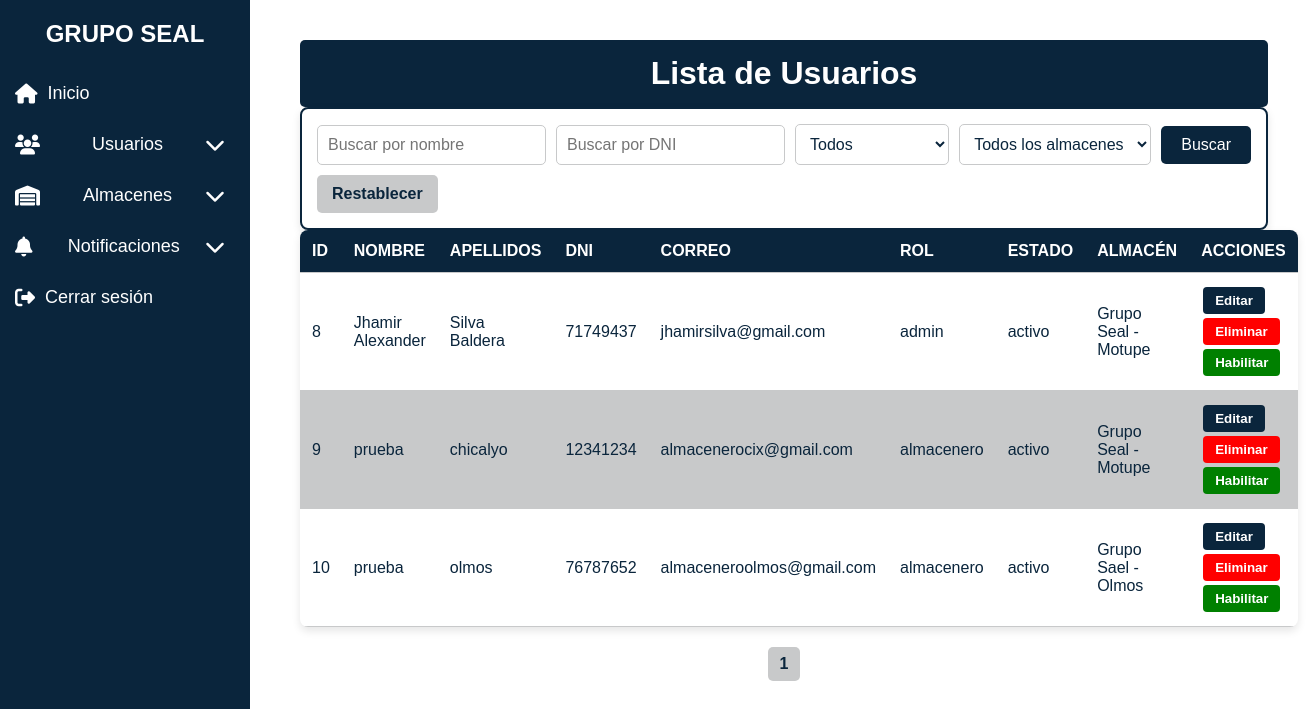
Screenshot of /usuarios/listar.php (signed in) with the database file from the repository.
### tables this page shows
CREATE TABLE `usuarios` (
  `id` int(11) NOT NULL,
  `nombre` varchar(64) NOT NULL,
  `apellidos` varchar(100) NOT NULL,
  `dni` varchar(8) NOT NULL,
  `celular` varchar(15) NOT NULL,
  `direccion` varchar(255) DEFAULT NULL,
  `correo` varchar(100) NOT NULL,
  `contrasena` varchar(255) NOT NULL,
  `almacen_id` int(11) DEFAULT NULL,
  `rol` enum('admin','almacenero') NOT NULL,
  `estado` enum('activo','inactivo') DEFAULT 'activo',
  `fecha_registro` timestamp NOT NULL DEFAULT current_timestamp()
);

CREATE TABLE `almacenes` (
  `id` int(11) NOT NULL,
  `nombre` varchar(100) NOT NULL,
  `ubicacion` varchar(255) NOT NULL
);

### usuarios/listar.php (the view, shortened to what this page needs)
<?php
require_once "../config/database.php";
$usuarios_por_pagina = 5;
$pagina_actual = isset($_GET['pagina']) ? (int)$_GET['pagina'] : 1;
$query_total = "SELECT COUNT(*) AS total FROM usuarios WHERE estado != 'Eliminado'";
$result_total = $conn->query($query_total);
$total_usuarios = $result_total->fetch_assoc()["total"];
$total_paginas = ceil($total_usuarios / $usuarios_por_pagina);
$where = " WHERE u.estado != 'Eliminado' ";
$query = "SELECT u.id, u.nombre, u.apellidos, u.dni, u.correo, u.rol, u.estado, a.nombre AS almacen
          FROM usuarios u
          LEFT JOIN almacenes a ON u.almacen_id = a.id
          $where";
$stmt = $conn->prepare($query);
$stmt->execute();
$result = $stmt->get_result();
$usuarios = $result->fetch_all(MYSQLI_ASSOC);
?>
<!DOCTYPE html>
<html lang="es">
<head>
    <link rel="stylesheet" href="../assets/css/styles-dashboard.css">
    <link rel="stylesheet" href="../assets/css/styles-form.css">
    <link rel="stylesheet" href="../assets/css/styles-lista-usuarios.css">
    <link rel="stylesheet" href="../assets/css/styles-pendientes.css">
    <link rel="stylesheet" href="https://cdnjs.cloudflare.com/ajax/libs/font-awesome/6.4.2/css/all.min.css">
</head>
<body>
    <div class="dashboard-container">
        <nav class="sidebar" id="sidebar">
            <h2>GRUPO SEAL</h2>
            <ul>
                <li><a href="../dashboard.php"><i class="fas fa-home"></i> Inicio</a></li>
                <li class="submenu-container">
                    <a href="#" aria-label="Menú Usuarios">
                        <i class="fas fa-users"></i> Usuarios <i class="fas fa-chevron-down"></i>
                    </a>
                </li>
                <li class="submenu-container">
                    <a href="#" aria-label="Menú Almacenes">
                        <i class="fas fa-warehouse"></i> Almacenes <i class="fas fa-chevron-down"></i>
                    </a>
                </li>
                <li class="submenu-container">
                    <a href="#" aria-label="Menú Notificaciones">
                        <i class="fas fa-bell"></i> Notificaciones <i class="fas fa-chevron-down"></i>
                    </a>
                </li>
                <li><a href="../logout.php"><i class="fas fa-sign-out-alt"></i> Cerrar sesión</a></li>
            </ul>
        </nav>
        <main class="content" id="main-content">
            <h1>Lista de Usuarios</h1>
            <form method="GET" action="listar.php" class="filter-form">
                <input type="text" name="nombre" placeholder="Buscar por nombre" value="<?= htmlspecialchars($_GET['nombre'] ?? '') ?>">
                <input type="text" name="dni" placeholder="Buscar por DNI" value="<?= htmlspecialchars($_GET['dni'] ?? '') ?>">
                <select name="estado">
                    <option value="">Todos</option>
                </select>
                <select name="almacen">
                    <option value="">Todos los almacenes</option>
                </select>
                <button type="submit">Buscar</button>
                <a href="listar.php" class="reset-btn">Restablecer</a>
            </form>
            <table class="usuarios-table">
                <thead>
                    <tr>
                        <th>ID</th>
                        <th>Nombre</th>
                        <th>Apellidos</th>
                        <th>DNI</th>
                        <th>Correo</th>
                        <th>Rol</th>
                        <th>Estado</th>
                        <th>Almacén</th>
                        <th>Acciones</th>
                    </tr>
                </thead>
                <tbody>
                    <?php foreach ($usuarios as $usuario): ?>
                        <tr id="user-<?= $usuario['id'] ?>">
                            <td><?= $usuario['id'] ?></td>
                            <td><?= htmlspecialchars($usuario['nombre']) ?></td>
                            <td><?= htmlspecialchars($usuario['apellidos']) ?></td>
                            <td><?= htmlspecialchars($usuario['dni']) ?></td>
                            <td><?= htmlspecialchars($usuario['correo']) ?></td>
                            <td><?= htmlspecialchars($usuario['rol']) ?></td>
                            <td><?= htmlspecialchars($usuario['estado']) ?></td>
                            <td><?= htmlspecialchars($usuario['almacen'] ?? 'N/A') ?></td>
                            <td>
                                <button onclick="editUser(<?= $usuario['id'] ?>)">Editar</button>
                                <button onclick="deleteUser(<?= $usuario['id'] ?>)">Eliminar</button>
                                <button onclick="toggleStatus(<?= $usuario['id'] ?>)">
                                    <?= $usuario['estado'] === 'Activo' ? 'Inhabilitar' : 'Habilitar' ?>
                                </button>
                            </td>
                        </tr>
                    <?php endforeach; ?>
                </tbody>
            </table>
            <div class="pagination">
                <?php for ($i = 1; $i <= $total_paginas; $i++): ?>
                    <a href="?pagina=<?= $i ?>" class="<?= $i == $pagina_actual ? 'active' : '' ?>"><?= $i ?></a>
                <?php endfor; ?>
            </div>
        </main>
    </div>
</body>
</html>

### assets/css/styles-dashboard.css (style rules this page uses)
* { margin: 0; padding: 0; box-sizing: border-box; font-family: 'Poppins', sans-serif; }
body { background-color: #ffffff; }
.dashboard-container { text-align: center; padding: 20px; }
.sidebar { width: 250px; height: 100vh; background: #0a253c; color: #ffffff; position: fixed; top: 0; left: 0; padding-top: 20px; transition: transform 0.3s ease-in-out; z-index: 999; }
.sidebar h2 { text-align: center; margin-bottom: 20px; }
.sidebar ul { list-style: none; padding: 0; }
.sidebar ul li { padding: 15px; }
.sidebar ul li a { text-decoration: none; color: #ffffff; font-size: 18px; display: flex; align-items: center; }
.sidebar ul li a i { margin-right: 10px; font-size: 20px; }
.content { margin-left: 260px; padding: 20px; transition: margin-left 0.3s ease-in-out; }
.submenu-container a { display: flex; justify-content: space-between; align-items: center; }

### assets/css/styles-form.css (style rules this page uses)
h1 { text-align: center; color: #ffffff; background-color: #0a253c; padding: 15px; border-radius: 5px; }

### assets/css/styles-lista-usuarios.css (style rules this page uses)
.usuarios-table { width: 100%; border-collapse: collapse; background-color: #ffffff; color: #0a253c; border-radius: 8px; overflow: hidden; box-shadow: 0px 4px 8px rgba(0, 0, 0, 0.1); }
.usuarios-table thead { background-color: #0a253c; color: #ffffff; }
.usuarios-table th, .usuarios-table td { padding: 12px; text-align: left; border-bottom: 1px solid #c8c9ca; }
.usuarios-table tr:nth-child(even) { background-color: #c8c9ca; }
.usuarios-table th { text-transform: uppercase; }
.usuarios-table button { padding: 6px 12px; margin: 2px; border: none; border-radius: 4px; cursor: pointer; font-weight: bold; }
.usuarios-table button:first-child { background-color: #0a253c; color: white; }
.usuarios-table button:nth-child(2) { background-color: red; color: white; }
.usuarios-table button:nth-child(3) { background-color: green; color: white; }
.filter-form { display: flex; flex-wrap: wrap; gap: 10px; padding: 15px; background-color: #ffffff; border: 2px solid #0a253c; border-radius: 8px; box-shadow: 0px 4px 8px rgba(0, 0, 0, 0.1); justify-content: space-between; align-items: center; }
.filter-form input, .filter-form select { flex: 1; padding: 10px; border: 1px solid #c8c9ca; border-radius: 5px; font-size: 16px; color: #0a253c; background-color: #ffffff; }
.filter-form button { background-color: #0a253c; color: white; padding: 10px 20px; border: none; border-radius: 5px; cursor: pointer; font-size: 16px; transition: 0.3s; }
.filter-form .reset-btn { background-color: #c8c9ca; color: #0a253c; padding: 10px 15px; border-radius: 5px; text-decoration: none; text-align: center; font-size: 16px; font-weight: bold; transition: 0.3s; }
.pagination { text-align: center; margin-top: 20px; }
.pagination a { display: inline-block; padding: 8px 12px; margin: 0 5px; text-decoration: none; color: #ffffff; background: #0a253c; border-radius: 5px; transition: background 0.3s ease; }
.pagination a.active { background: #c8c9ca; color: #0a253c; font-weight: bold; }

### rows the page displays
usuarios: id "8", nombre "Jhamir Alexander", apellidos "Silva Baldera", dni "71749437", correo "jhamirsilva@gmail.com", rol "admin", estado "activo", almacen.nombre "Grupo Seal - Motupe", shows "Habilitar"
usuarios: id "9", nombre "prueba", apellidos "chicalyo", dni "12341234", correo "almacenerocix@gmail.com", rol "almacenero", estado "activo", almacen.nombre "Grupo Seal - Motupe", shows "Habilitar"
usuarios: id "10", nombre "prueba", apellidos "olmos", dni "76787652", correo "almaceneroolmos@gmail.com", rol "almacenero", estado "activo", almacen.nombre "Grupo Sael - Olmos", shows "Habilitar"
